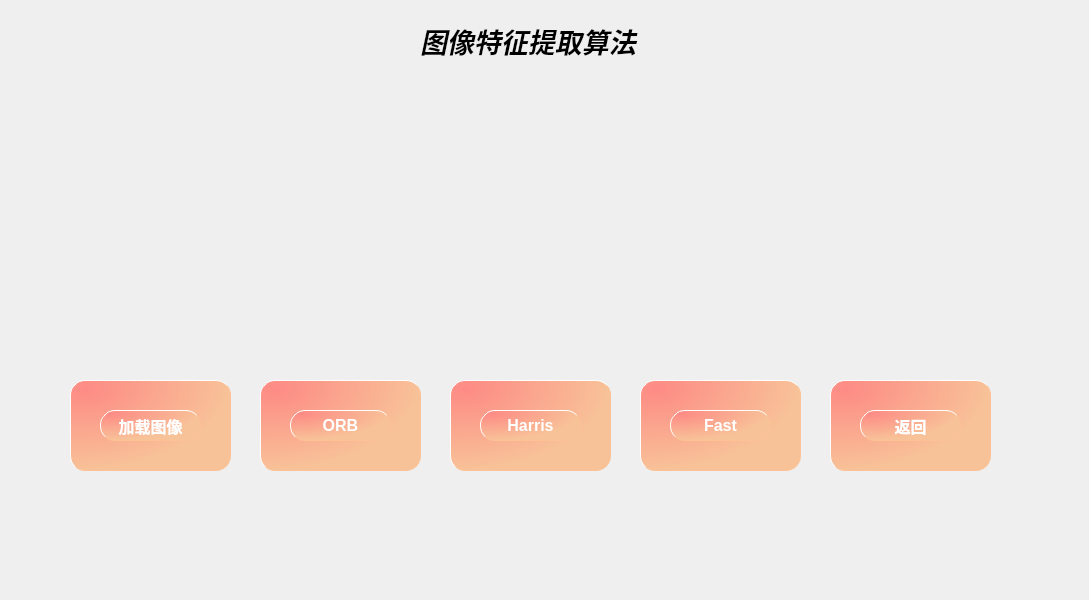
<?xml version="1.0" encoding="UTF-8"?>
<ui version="4.0">
 <class>Feature_ExtractionClass</class>
 <widget class="QMainWindow" name="Feature_ExtractionClass">
  <property name="geometry">
   <rect>
    <x>0</x>
    <y>0</y>
    <width>1089</width>
    <height>600</height>
   </rect>
  </property>
  <property name="windowTitle">
   <string>Feature_Extraction</string>
  </property>
  <widget class="QWidget" name="centralWidget">
   <widget class="QLabel" name="label">
    <property name="geometry">
     <rect>
      <x>220</x>
      <y>70</y>
      <width>301</width>
      <height>291</height>
     </rect>
    </property>
    <property name="styleSheet">
     <string notr="true">background-image: url(:/back/load.png);</string>
    </property>
    <property name="text">
     <string/>
    </property>
   </widget>
   <widget class="QFrame" name="frame_2">
    <property name="geometry">
     <rect>
      <x>260</x>
      <y>380</y>
      <width>161</width>
      <height>91</height>
     </rect>
    </property>
    <property name="styleSheet">
     <string notr="true">color: rgb(255, 255, 255);
border-radius: 15px;
background-color: qradialgradient(cx:0, cy:0, radius:1, fx:0.1, fy:0.1, stop:0 rgb(253, 139, 133),  stop:1 rgb(248, 194, 152));
border: 1px outset rgb(252, 194, 149)</string>
    </property>
    <property name="frameShape">
     <enum>QFrame::StyledPanel</enum>
    </property>
    <property name="frameShadow">
     <enum>QFrame::Raised</enum>
    </property>
    <widget class="QPushButton" name="pushButton_2">
     <property name="geometry">
      <rect>
       <x>30</x>
       <y>30</y>
       <width>101</width>
       <height>31</height>
      </rect>
     </property>
     <property name="font">
      <font>
       <pointsize>12</pointsize>
       <weight>75</weight>
       <bold>true</bold>
      </font>
     </property>
     <property name="styleSheet">
      <string notr="true">color: rgb(255, 255, 255);
border-radius: 15px;
background-color: qradialgradient(cx:0, cy:0, radius:1, fx:0.1, fy:0.1, stop:0 rgb(253, 139, 133),  stop:1 rgb(248, 194, 152));
border: 1px outset rgb(252, 194, 149)</string>
     </property>
     <property name="text">
      <string>ORB</string>
     </property>
    </widget>
   </widget>
   <widget class="QFrame" name="frame_3">
    <property name="geometry">
     <rect>
      <x>450</x>
      <y>380</y>
      <width>161</width>
      <height>91</height>
     </rect>
    </property>
    <property name="styleSheet">
     <string notr="true">color: rgb(255, 255, 255);
border-radius: 15px;
background-color: qradialgradient(cx:0, cy:0, radius:1, fx:0.1, fy:0.1, stop:0 rgb(253, 139, 133),  stop:1 rgb(248, 194, 152));
border: 1px outset rgb(252, 194, 149)</string>
    </property>
    <property name="frameShape">
     <enum>QFrame::StyledPanel</enum>
    </property>
    <property name="frameShadow">
     <enum>QFrame::Raised</enum>
    </property>
    <widget class="QPushButton" name="pushButton_3">
     <property name="geometry">
      <rect>
       <x>30</x>
       <y>30</y>
       <width>101</width>
       <height>31</height>
      </rect>
     </property>
     <property name="font">
      <font>
       <pointsize>12</pointsize>
       <weight>75</weight>
       <bold>true</bold>
      </font>
     </property>
     <property name="styleSheet">
      <string notr="true">color: rgb(255, 255, 255);
border-radius: 15px;
background-color: qradialgradient(cx:0, cy:0, radius:1, fx:0.1, fy:0.1, stop:0 rgb(253, 139, 133),  stop:1 rgb(248, 194, 152));
border: 1px outset rgb(252, 194, 149)</string>
     </property>
     <property name="text">
      <string>Harris</string>
     </property>
    </widget>
   </widget>
   <widget class="QFrame" name="frame_4">
    <property name="geometry">
     <rect>
      <x>640</x>
      <y>380</y>
      <width>161</width>
      <height>91</height>
     </rect>
    </property>
    <property name="styleSheet">
     <string notr="true">color: rgb(255, 255, 255);
border-radius: 15px;
background-color: qradialgradient(cx:0, cy:0, radius:1, fx:0.1, fy:0.1, stop:0 rgb(253, 139, 133),  stop:1 rgb(248, 194, 152));
border: 1px outset rgb(252, 194, 149)</string>
    </property>
    <property name="frameShape">
     <enum>QFrame::StyledPanel</enum>
    </property>
    <property name="frameShadow">
     <enum>QFrame::Raised</enum>
    </property>
    <widget class="QPushButton" name="pushButton_4">
     <property name="geometry">
      <rect>
       <x>30</x>
       <y>30</y>
       <width>101</width>
       <height>31</height>
      </rect>
     </property>
     <property name="font">
      <font>
       <pointsize>12</pointsize>
       <weight>75</weight>
       <bold>true</bold>
      </font>
     </property>
     <property name="styleSheet">
      <string notr="true">color: rgb(255, 255, 255);
border-radius: 15px;
background-color: qradialgradient(cx:0, cy:0, radius:1, fx:0.1, fy:0.1, stop:0 rgb(253, 139, 133),  stop:1 rgb(248, 194, 152));
border: 1px outset rgb(252, 194, 149)</string>
     </property>
     <property name="text">
      <string>Fast</string>
     </property>
    </widget>
   </widget>
   <widget class="QFrame" name="frame_5">
    <property name="geometry">
     <rect>
      <x>830</x>
      <y>380</y>
      <width>161</width>
      <height>91</height>
     </rect>
    </property>
    <property name="styleSheet">
     <string notr="true">color: rgb(255, 255, 255);
border-radius: 15px;
background-color: qradialgradient(cx:0, cy:0, radius:1, fx:0.1, fy:0.1, stop:0 rgb(253, 139, 133),  stop:1 rgb(248, 194, 152));
border: 1px outset rgb(252, 194, 149)</string>
    </property>
    <property name="frameShape">
     <enum>QFrame::StyledPanel</enum>
    </property>
    <property name="frameShadow">
     <enum>QFrame::Raised</enum>
    </property>
    <widget class="QPushButton" name="pushButton_5">
     <property name="geometry">
      <rect>
       <x>30</x>
       <y>30</y>
       <width>101</width>
       <height>31</height>
      </rect>
     </property>
     <property name="font">
      <font>
       <pointsize>12</pointsize>
       <weight>75</weight>
       <bold>true</bold>
      </font>
     </property>
     <property name="styleSheet">
      <string notr="true">color: rgb(255, 255, 255);
border-radius: 15px;
background-color: qradialgradient(cx:0, cy:0, radius:1, fx:0.1, fy:0.1, stop:0 rgb(253, 139, 133),  stop:1 rgb(248, 194, 152));
border: 1px outset rgb(252, 194, 149)</string>
     </property>
     <property name="text">
      <string>返回</string>
     </property>
    </widget>
   </widget>
   <widget class="QLabel" name="label_3">
    <property name="geometry">
     <rect>
      <x>420</x>
      <y>20</y>
      <width>241</width>
      <height>41</height>
     </rect>
    </property>
    <property name="font">
     <font>
      <pointsize>20</pointsize>
      <weight>75</weight>
      <italic>true</italic>
      <bold>true</bold>
     </font>
    </property>
    <property name="text">
     <string>图像特征提取算法</string>
    </property>
   </widget>
   <widget class="QLabel" name="label_4">
    <property name="geometry">
     <rect>
      <x>-40</x>
      <y>-220</y>
      <width>1131</width>
      <height>821</height>
     </rect>
    </property>
    <property name="styleSheet">
     <string notr="true">background-image: url(:/back/background99.png);</string>
    </property>
    <property name="text">
     <string/>
    </property>
   </widget>
   <widget class="QFrame" name="frame_6">
    <property name="geometry">
     <rect>
      <x>70</x>
      <y>380</y>
      <width>161</width>
      <height>91</height>
     </rect>
    </property>
    <property name="styleSheet">
     <string notr="true">color: rgb(255, 255, 255);
border-radius: 15px;
background-color: qradialgradient(cx:0, cy:0, radius:1, fx:0.1, fy:0.1, stop:0 rgb(253, 139, 133),  stop:1 rgb(248, 194, 152));
border: 1px outset rgb(252, 194, 149)</string>
    </property>
    <property name="frameShape">
     <enum>QFrame::StyledPanel</enum>
    </property>
    <property name="frameShadow">
     <enum>QFrame::Raised</enum>
    </property>
    <widget class="QPushButton" name="pushButton_6">
     <property name="geometry">
      <rect>
       <x>30</x>
       <y>30</y>
       <width>101</width>
       <height>31</height>
      </rect>
     </property>
     <property name="font">
      <font>
       <pointsize>12</pointsize>
       <weight>75</weight>
       <bold>true</bold>
      </font>
     </property>
     <property name="styleSheet">
      <string notr="true">color: rgb(255, 255, 255);
border-radius: 15px;
background-color: qradialgradient(cx:0, cy:0, radius:1, fx:0.1, fy:0.1, stop:0 rgb(253, 139, 133),  stop:1 rgb(248, 194, 152));
border: 1px outset rgb(252, 194, 149)</string>
     </property>
     <property name="text">
      <string>加载图像</string>
     </property>
    </widget>
   </widget>
   <widget class="QLabel" name="label_2">
    <property name="geometry">
     <rect>
      <x>540</x>
      <y>70</y>
      <width>301</width>
      <height>291</height>
     </rect>
    </property>
    <property name="styleSheet">
     <string notr="true">background-image: url(:/back/load.png);</string>
    </property>
    <property name="text">
     <string/>
    </property>
   </widget>
   <zorder>label_4</zorder>
   <zorder>label</zorder>
   <zorder>frame_2</zorder>
   <zorder>frame_3</zorder>
   <zorder>frame_4</zorder>
   <zorder>frame_5</zorder>
   <zorder>label_3</zorder>
   <zorder>frame_6</zorder>
   <zorder>label_2</zorder>
  </widget>
 </widget>
 <layoutdefault spacing="6" margin="11"/>
 <resources>
  <include location="back.qrc"/>
 </resources>
 <connections>
  <connection>
   <sender>pushButton_2</sender>
   <signal>clicked()</signal>
   <receiver>Feature_ExtractionClass</receiver>
   <slot>ORB()</slot>
   <hints>
    <hint type="sourcelabel">
     <x>489</x>
     <y>495</y>
    </hint>
    <hint type="destinationlabel">
     <x>296</x>
     <y>554</y>
    </hint>
   </hints>
  </connection>
  <connection>
   <sender>pushButton_3</sender>
   <signal>clicked()</signal>
   <receiver>Feature_ExtractionClass</receiver>
   <slot>Harris()</slot>
   <hints>
    <hint type="sourcelabel">
     <x>656</x>
     <y>493</y>
    </hint>
    <hint type="destinationlabel">
     <x>490</x>
     <y>563</y>
    </hint>
   </hints>
  </connection>
  <connection>
   <sender>pushButton_4</sender>
   <signal>clicked()</signal>
   <receiver>Feature_ExtractionClass</receiver>
   <slot>Fast()</slot>
   <hints>
    <hint type="sourcelabel">
     <x>835</x>
     <y>497</y>
    </hint>
    <hint type="destinationlabel">
     <x>682</x>
     <y>560</y>
    </hint>
   </hints>
  </connection>
  <connection>
   <sender>pushButton_5</sender>
   <signal>clicked()</signal>
   <receiver>Feature_ExtractionClass</receiver>
   <slot>return_up()</slot>
   <hints>
    <hint type="sourcelabel">
     <x>997</x>
     <y>497</y>
    </hint>
    <hint type="destinationlabel">
     <x>876</x>
     <y>565</y>
    </hint>
   </hints>
  </connection>
  <connection>
   <sender>pushButton_6</sender>
   <signal>clicked()</signal>
   <receiver>Feature_ExtractionClass</receiver>
   <slot>load_image()</slot>
   <hints>
    <hint type="sourcelabel">
     <x>149</x>
     <y>497</y>
    </hint>
    <hint type="destinationlabel">
     <x>146</x>
     <y>583</y>
    </hint>
   </hints>
  </connection>
 </connections>
 <slots>
  <slot>surf()</slot>
  <slot>ORB()</slot>
  <slot>Harris()</slot>
  <slot>Fast()</slot>
  <slot>return_up()</slot>
  <slot>load_image()</slot>
 </slots>
</ui>
